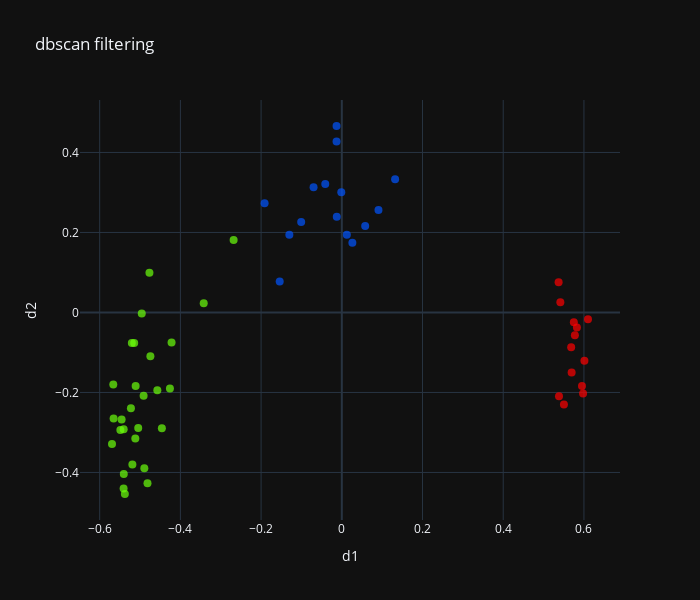

Write notebook code for a chart like this one.
### Code cell
from sklearn.cluster import DBSCAN

def get_outliers_dbscan(X, eps=0.5, min_samples=5):
    db = DBSCAN(eps=eps, min_samples=min_samples)
    y_db = db.fit_predict(X)
    return y_db == -1
dbscan_outliers = get_outliers_dbscan(X)
if sum(~dbscan_outliers)!=0:
    render_results(X,y,validate_model,scaler,dbscan_outliers,"dbscan filtering")
else:
    print("dbscan failed, try different parameters")

### Figure 1 — Plotly figure (JSON) as saved in the notebook; plotly's stock layout.template omitted (floating-point values rounded to 4 significant figures)
{"data": [{"marker": {"color": ["rgb(0,84,255)", "rgb(0,84,255)", "rgb(0,84,255)", "rgb(0,84,255)", "rgb(0,84,255)", "rgb(0,84,255)", "rgb(0,84,255)", "rgb(0,84,255)", "rgb(0,84,255)", "rgb(0,84,255)", "rgb(0,84,255)", "rgb(0,84,255)", "rgb(0,84,255)", "rgb(0,84,255)", "rgb(0,84,255)", "rgb(255,0,0)", "rgb(255,0,0)", "rgb(255,0,0)", "rgb(255,0,0)", "rgb(255,0,0)", "rgb(255,0,0)", "rgb(255,0,0)", "rgb(255,0,0)", "rgb(255,0,0)", "rgb(255,0,0)", "rgb(255,0,0)", "rgb(255,0,0)", "rgb(255,0,0)", "rgb(107,255,12)", "rgb(107,255,12)", "rgb(107,255,12)", "rgb(107,255,12)", "rgb(107,255,12)", "rgb(107,255,12)", "rgb(107,255,12)", "rgb(107,255,12)", "rgb(107,255,12)", "rgb(107,255,12)", "rgb(107,255,12)", "rgb(107,255,12)", "rgb(107,255,12)", "rgb(107,255,12)", "rgb(107,255,12)", "rgb(107,255,12)", "rgb(107,255,12)", "rgb(107,255,12)", "rgb(107,255,12)", "rgb(107,255,12)", "rgb(107,255,12)", "rgb(107,255,12)", "rgb(107,255,12)", "rgb(107,255,12)", "rgb(107,255,12)", "rgb(107,255,12)", "rgb(107,255,12)", "rgb(107,255,12)"], "opacity": 0.7, "size": 8}, "mode": "markers", "type": "scatter", "x": [0.0579, -0.01302, -0.013, -0.1914, -0.1539, -0.1007, -0.01246, -0.07001, 0.09085, -0.001301, 0.01245, 0.02615, -0.04098, 0.132, -0.13, 0.61, 0.5951, 0.5826, 0.5684, 0.5978, 0.5504, 0.5695, 0.5415, 0.5382, 0.6012, 0.5776, 0.5372, 0.5749, -0.5045, -0.5376, -0.4571, -0.4459, -0.5109, -0.5402, -0.4815, -0.519, -0.4912, -0.4259, -0.5456, -0.5405, -0.5407, -0.5487, -0.5226, -0.5203, -0.3422, -0.4219, -0.4743, -0.5117, -0.4894, -0.5663, -0.5655, -0.4957, -0.5695, -0.2681, -0.4767, -0.5144], "y": [0.2164, 0.4662, 0.4272, 0.2731, 0.07747, 0.2259, 0.2391, 0.313, 0.2565, 0.3004, 0.1941, 0.1741, 0.321, 0.3329, 0.1943, -0.017, -0.1841, -0.03762, -0.08725, -0.2027, -0.2303, -0.1498, 0.02574, -0.2095, -0.1205, -0.05672, 0.07583, -0.0242, -0.2886, -0.4538, -0.1945, -0.2894, -0.1836, -0.4041, -0.4271, -0.3802, -0.2079, -0.1902, -0.2673, -0.2919, -0.44, -0.2937, -0.2394, -0.07623, 0.0232, -0.07501, -0.1093, -0.3151, -0.3896, -0.1799, -0.265, -0.002344, -0.3286, 0.181, 0.09927, -0.07655]}], "layout": {"height": 600, "title": {"text": "dbscan filtering"}, "width": 700, "xaxis": {"title": {"text": "d1"}}, "yaxis": {"title": {"text": "d2"}}}}
